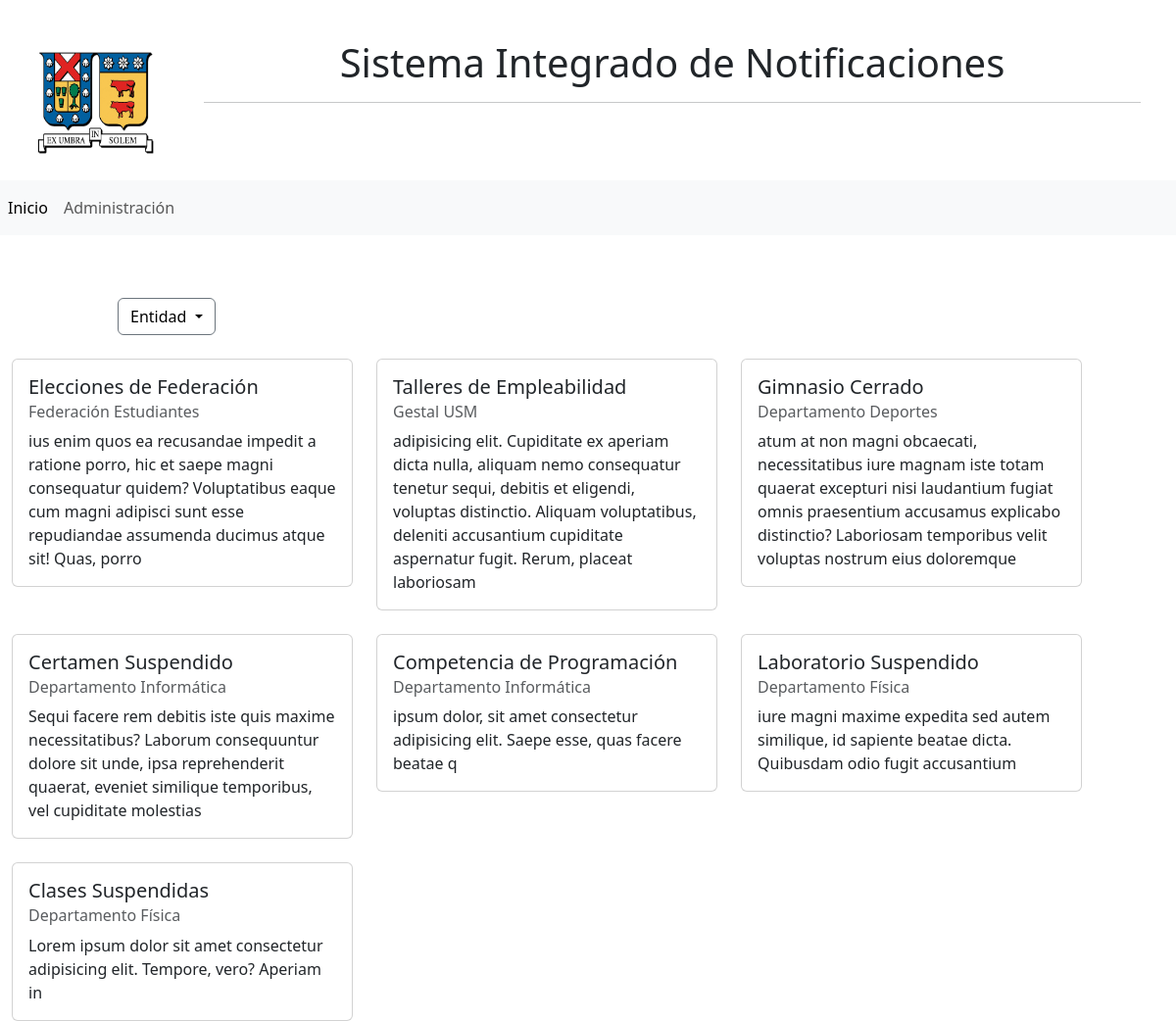
The page / on the database its author committed.
### app/models.py (models this page shows, shortened)
class Comunicado(models.Model):
    TIPO_CHOICES = [
        ("S","Suspensión de actividades"),
        ("C", "Suspensión de clase"),
        ("I", "Información")
    ]
    id = models.BigAutoField(primary_key=True)
    titulo = models.CharField(max_length=100)
    detalle = models.CharField(max_length=1000)
    detalle_corto = models.CharField(max_length=500)
    tipo = models.CharField(max_length=1, choices=TIPO_CHOICES)
    entidad = models.ForeignKey(Entidad, on_delete=models.CASCADE)
    visible = models.BooleanField(default=True)
    fecha_publicacion = models.DateTimeField()
    fecha_ultima_modificacion = models.DateTimeField()
    publicado_por = models.ForeignKey(User, on_delete=models.CASCADE, related_name='publicados_por')
    modificado_por = models.ForeignKey(User, on_delete=models.CASCADE,related_name='modificador_por')

class Entidad(models.Model):
    id = models.BigAutoField(primary_key=True)
    nombre = models.CharField(max_length=50)
    logo = models.ImageField(upload_to="logos", null=True)

### app/views.py (the view)
# urls.py: path('', views.pagina, name="base"),
def pagina(request):
    entidades = Entidad.objects.all()
    entidad_seleccionada = None
    comunicados = Comunicado.objects.filter(visible=True).order_by('-fecha_publicacion')
    if 'entidad' in request.GET:
        entidad_id = request.GET['entidad']
        if entidad_id:
            comunicados = Comunicado.objects.filter(entidad_id=entidad_id, visible=True).order_by('-fecha_publicacion')
            entidad_seleccionada = Entidad.objects.get(id=entidad_id)
    Datos = {
        'entidades': entidades,
        'comunicados': comunicados,
        'entidad_seleccionada': entidad_seleccionada,
    }
    return render(request, 'miapp/base.html', Datos)

### app/templates/miapp/base.html (shortened to what this page needs)
{% load static %}
<!DOCTYPE html>
<html lang="en">
<head>
    <link rel="stylesheet" href="{% static 'miapp/css/estilos.css' %}" />
    <link href="https://cdn.jsdelivr.net/npm/bootstrap@5.3.2/dist/css/bootstrap.min.css" rel="stylesheet">
</head>
<body>
    <header>
        <div class="row container-fluid ">
            <div class="col-md-2 container-fluid text-center d-xs-block d-sm-block d-md-block d-lg-block d-xl-block d-xxl-none">
                <img src="{% static 'miapp/imagenes/Logo_UTFSM.png' %}" id="Logo">
            </div>
            <div class="col-md-10 container-fluid text-center d-none d-md-block d-lg-block d-xl-block d-xxl-none">
                <h1>Sistema Integrado de Notificaciones</h1>
                <hr>
            </div>
        </div>
    </header>
    {% include 'miapp/paginaNormal.html' %}
</body>
</html>

### app/templates/miapp/paginaNormal.html (shortened to what this page needs)
<nav class="navbar navbar-expand-md bg-body-tertiary d-none d-lg-block d-md-block d-xl-block d-xxl-none">
    <div class="collapse navbar-collapse" id="navbarNav">
        <ul class="navbar-nav">
        <li class="nav-item">
            <a class="nav-link active" aria-current="page" href="{%url 'base' %}">Inicio</a>
        </li>
        <li class="nav-item">
            <a class="nav-link" href="{%url 'admin:index' %}">Administración</a>
        </li>
        </ul>
    </div>
</nav>
<div id="boton" class="dropdown d-xs-block d-sm-block d-md-block d-lg-block d-xl-block d-xxl-none">
    <button class="btn btn-secondary dropdown-toggle custom-white-button" type="button" data-bs-toggle="dropdown" aria-expanded="false">
      {% if entidad_seleccionada %}
        {{ entidad_seleccionada.nombre }}
      {% else %}
        Entidad
      {% endif %}
    </button>
</div>
<br>
<div id="comunicados" class="d-xs-block d-sm-block d-md-block d-lg-block d-xl-block d-xxl-none">
  <div class="row row-cols-1 row-cols-md-3 g-4 container-lg">
      {% if entidad_seleccionada %}
          {% for comunicado in entidad_seleccionada.comunicado_set.all %}
              <div class="col">
                  <div class="card">
                      <div class="card-body">
                          <h5 class="card-title">{{ comunicado.titulo }}</h5>
                          <h6 class="card-subtitle mb-2 text-muted">{{ entidad_seleccionada.nombre }}</h6>
                          <p class="card-text">{{ comunicado.detalle_corto }}</p>
                      </div>
                  </div>
              </div>
          {% endfor %}
      {% else %}
          {% for comunicado in comunicados %}
              <div class="col">
                  <div class="card">
                      <div class="card-body">
                          <h5 class="card-title">{{ comunicado.titulo }}</h5>
                          <h6 class="card-subtitle mb-2 text-muted">{{ comunicado.entidad.nombre }}</h6>
                          <p class="card-text">{{ comunicado.detalle_corto }}</p>
                      </div>
                  </div>
              </div>
          {% endfor %}
      {% endif %}
  </div>
</div>

### app/templates/miapp/paginaGrande.html (shortened to what this page needs)
{% load static %}

### app/static/miapp/css/estilos.css (style rules this page uses)
header { padding-top: 5vh; }
#Logo { width: 15vh; height: 18vh; padding-bottom: 2vh; }
#boton { padding-top: 8vh; padding-left: 15vh; }
.custom-white-button { background-color: #fff !important; color: #000 !important; }

### rows shown on the page
Comunicado: titulo "Elecciones de Federación", entidad.nombre "Federación Estudiantes", detalle_corto "ius enim quos ea recusandae impedit a ratione porro, hic et saepe magni consequatur quidem? Voluptatibus eaque cum magni adipisci sunt esse repudiandae assumenda ducimus atque sit! Quas, porro"
Comunicado: titulo "Talleres de Empleabilidad", entidad.nombre "Gestal USM", detalle_corto "adipisicing elit. Cupiditate ex aperiam dicta nulla, aliquam nemo consequatur tenetur sequi, debitis et eligendi, voluptas distinctio. Aliquam voluptatibus, deleniti accusantium cupiditate aspernatur fugit. Rerum, placeat laboriosam"
Comunicado: titulo "Gimnasio Cerrado", entidad.nombre "Departamento Deportes", detalle_corto "atum at non magni obcaecati, necessitatibus iure magnam iste totam quaerat excepturi nisi laudantium fugiat omnis praesentium accusamus explicabo distinctio? Laboriosam temporibus velit voluptas nostrum eius doloremque"
Comunicado: titulo "Certamen Suspendido", entidad.nombre "Departamento Informática", detalle_corto "Sequi facere rem debitis iste quis maxime necessitatibus? Laborum consequuntur dolore sit unde, ipsa reprehenderit quaerat, eveniet similique temporibus, vel cupiditate molestias"
Comunicado: titulo "Competencia de Programación", entidad.nombre "Departamento Informática", detalle_corto "ipsum dolor, sit amet consectetur adipisicing elit. Saepe esse, quas facere beatae q"
Comunicado: titulo "Laboratorio Suspendido", entidad.nombre "Departamento Física", detalle_corto "iure magni maxime expedita sed autem similique, id sapiente beatae dicta. Quibusdam odio fugit accusantium"
Comunicado: titulo "Clases Suspendidas", entidad.nombre "Departamento Física", detalle_corto "Lorem ipsum dolor sit amet consectetur adipisicing elit. Tempore, vero? Aperiam in"
